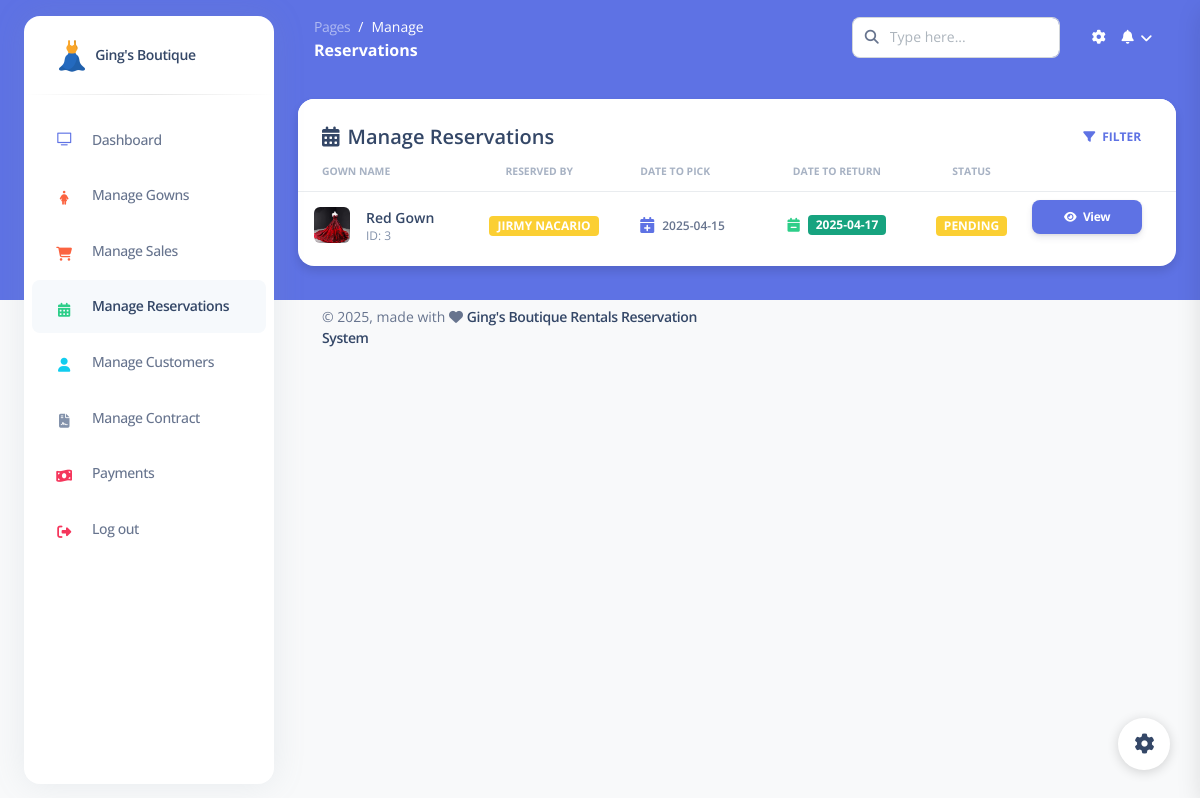
Screenshot of /pages/manage_reservations.php (signed in) with the database file from the repository.
### tables this page shows
CREATE TABLE `reservations` (
  `reservation_id` int(11) NOT NULL,
  `customer_id` int(11) DEFAULT NULL,
  `gown_id` int(11) DEFAULT NULL,
  `start_date` date NOT NULL,
  `end_date` date NOT NULL,
  `status` enum('pending','confirmed','completed','canceled','tosig') DEFAULT 'pending',
  `total_price` decimal(10,2) NOT NULL,
  `payment_status` enum('unpaid','paid','partial') DEFAULT 'unpaid',
  `created_at` timestamp NOT NULL DEFAULT current_timestamp()
);

CREATE TABLE `gowns` (
  `gown_id` int(11) NOT NULL,
  `name` varchar(100) NOT NULL,
  `category` varchar(60) NOT NULL DEFAULT 'wedding',
  `size` varchar(10) NOT NULL,
  `color` varchar(50) DEFAULT NULL,
  `price` decimal(10,2) NOT NULL,
  `availability_status` enum('available','rented','maintenance') DEFAULT 'available',
  `main_image` varchar(255) DEFAULT NULL,
  `img1` varchar(255) NOT NULL,
  `img2` varchar(255) NOT NULL,
  `img3` varchar(255) NOT NULL,
  `description` text DEFAULT NULL,
  `created_at` timestamp NOT NULL DEFAULT current_timestamp()
);

CREATE TABLE `users` (
  `user_id` int(11) NOT NULL,
  `full_name` varchar(100) NOT NULL,
  `email` varchar(100) NOT NULL,
  `password` varchar(255) NOT NULL,
  `phone_number` varchar(15) DEFAULT NULL,
  `address` text DEFAULT NULL,
  `created_at` timestamp NOT NULL DEFAULT current_timestamp(),
  `user_type` varchar(60) DEFAULT NULL,
  `profile` varchar(200) NOT NULL,
  `otp` varchar(100) NOT NULL,
  `status` varchar(40) NOT NULL
);

### pages/manage_reservations.php (the view, shortened to what this page needs)
<?php
include ('process/config.php');
?>
<!DOCTYPE html>
<html lang="en">
  <?php include ('header.php'); ?>
</head>
<body class="g-sidenav-show   bg-gray-100">
  <aside class="sidenav bg-white navbar navbar-vertical navbar-expand-xs border-0 border-radius-xl my-3 fixed-start ms-4 " id="sidenav-main">
    <div class="sidenav-header">
      <a class="navbar-brand m-0" href="#" target="_blank">
        <img src="images/dress.png" class="navbar-brand-img h-100" alt="main_logo">
        <span class="ms-1 font-weight-bold">Ging's Boutique</span>
      </a>
    </div>
    <hr class="horizontal dark mt-0">
    <div class="collapse navbar-collapse  w-auto " id="sidenav-collapse-main">
      <ul class="navbar-nav">
        <li class="nav-item">
          <a class="nav-link" href="dashboard.php">
            <div class="icon icon-shape icon-sm border-radius-md text-center me-2 d-flex align-items-center justify-content-center">
              <i class="ni ni-tv-2 text-primary text-sm opacity-10"></i>
            </div>
            <span class="nav-link-text ms-1">Dashboard</span>
          </a>
        </li>
        <li class="nav-item">
          <a class="nav-link" href="manage_gowns.php">
            <div class="icon icon-shape icon-sm border-radius-md text-center me-2 d-flex align-items-center justify-content-center">
              <i class="fa fa-female text-warning text-sm opacity-10"></i>
            </div>
            <span class="nav-link-text ms-1">Manage Gowns</span>
          </a>
        </li>
        <li class="nav-item">
          <a class="nav-link" href="manage_sales.php">
            <div
              class="icon icon-shape icon-sm border-radius-md text-center me-2 d-flex align-items-center justify-content-center">
              <i class="fa fa-shopping-cart text-warning text-sm opacity-10"></i>
            </div>
            <span class="nav-link-text ms-1">Manage Sales</span>
          </a>
        </li>
        <li class="nav-item">
          <a class="nav-link active" href="manage_reservations.php">
            <div class="icon icon-shape icon-sm border-radius-md text-center me-2 d-flex align-items-center justify-content-center">
              <i class="fa fa-calendar-alt text-success text-sm opacity-10"></i>
            </div>
            <span class="nav-link-text ms-1">Manage Reservations</span>
          </a>
        </li>
        <li class="nav-item">
          <a class="nav-link " href="manage_customers.php">
            <div class="icon icon-shape icon-sm border-radius-md text-center me-2 d-flex align-items-center justify-content-center">
              <i class="fa fa-user text-info text-sm opacity-10"></i>
            </div>
            <span class="nav-link-text ms-1">Manage Customers</span>
          </a>
        </li>
        <li class="nav-item">
          <a class="nav-link" href="manage_contract.php">
            <div class="icon icon-shape icon-sm border-radius-md text-center me-2 d-flex align-items-center justify-content-center">
              <i class="fa fa-file-contract text-secondary text-sm opacity-10"></i>
            </div>
            <span class="nav-link-text ms-1">Manage Contract</span>
          </a>
        </li>
        <li class="nav-item">
          <a class="nav-link " href="payments.php">
            <div class="icon icon-shape icon-sm border-radius-md text-center me-2 d-flex align-items-center justify-content-center">
              <i class="fa fa-money-bill-wave text-danger text-sm opacity-10"></i>
            </div>
            <span class="nav-link-text ms-1">Payments</span>
          </a>
        </li>
        <li class="nav-item">
          <a class="nav-link " href="logout.php">
            <div class="icon icon-shape icon-sm border-radius-md text-center me-2 d-flex align-items-center justify-content-center">
              <i class="fa fa-sign-out-alt text-danger text-sm opacity-10"></i>
            </div>
            <span class="nav-link-text ms-1">Log out</span>
          </a>
        </li>
      </ul>
    </div>
  </aside>
  <main class="main-content position-relative border-radius-lg ">
    <nav class="navbar navbar-main navbar-expand-lg px-0 mx-4 shadow-none border-radius-xl " id="navbarBlur" data-scroll="false">
      <div class="container-fluid py-1 px-3">
        <nav aria-label="breadcrumb">
          <ol class="breadcrumb bg-transparent mb-0 pb-0 pt-1 px-0 me-sm-6 me-5">
            <li class="breadcrumb-item text-sm"><a class="opacity-5 text-white" href="javascript:;">Pages</a></li>
            <li class="breadcrumb-item text-sm text-white active" aria-current="page">Manage</li>
          </ol>
          <h6 class="font-weight-bolder text-white mb-0">Reservations</h6>
        </nav>
        <div class="collapse navbar-collapse mt-sm-0 mt-2 me-md-0 me-sm-4" id="navbar">
          <div class="ms-md-auto pe-md-3 d-flex align-items-center">
            <div class="input-group">
              <span class="input-group-text text-body"><i class="fas fa-search" aria-hidden="true"></i></span>
              <input type="text" class="form-control" placeholder="Type here...">
            </div>
          </div>
          <ul class="navbar-nav  justify-content-end">
            <li class="nav-item px-3 d-flex align-items-center">
              <a href="javascript:;" class="nav-link text-white p-0">
                <i class="fa fa-cog fixed-plugin-button-nav cursor-pointer"></i>
              </a>
            </li>
            <li class="nav-item dropdown pe-2 d-flex align-items-center">
            <a href="javascript:;" class="nav-link text-white p-0 dropdown-toggle" id="dropdownMenuButton" data-bs-toggle="dropdown" aria-expanded="false">
                <i class="fa fa-bell cursor-pointer"></i>
            </a>
        </li>
          </ul>
        </div>
      </div>
    </nav>
    <div class="container-fluid py-4">
    <div class="row">
        <div class="col-12">
          <div class="card mb-4 shadow-sm">
            <div class="card-header text-white pb-0">
              <div class="d-flex justify-content-between align-items-center">
                <div>
                  <h5 class="mb-0"><i class="fa fa-calendar-alt me-2"></i>Manage Reservations</h5>
                </div>
                <div>
                  <span class="badge bg-white text-primary">
                    <i class="fa fa-filter me-1"></i> Filter
                  </span>
                </div>
              </div>
            </div>
            <div class="card-body px-0 pt-0 pb-2">
              <div class="table-responsive p-0">
                <table class="table align-items-center mb-0">
                  <thead>
                    <tr>
                      <th class="text-uppercase text-secondary text-xxs font-weight-bolder opacity-7">Gown Name</th>
                      <th class="text-uppercase text-secondary text-xxs font-weight-bolder opacity-7">Reserved By</th>
                      <th class="text-uppercase text-secondary text-xxs font-weight-bolder opacity-7 ps-2">Date to Pick</th>
                      <th class="text-center text-uppercase text-secondary text-xxs font-weight-bolder opacity-7">Date to Return</th>
                      <th class="text-center text-uppercase text-secondary text-xxs font-weight-bolder opacity-7">Status</th>
                      <th class="text-secondary opacity-7"></th>
                    </tr>
                  </thead>
                  <tbody>
                  <?php
                  $sql = "SELECT r.reservation_id, r.customer_id, r.gown_id, r.start_date, r.end_date, r.total_price, r.status, g.name, g.main_image, u.full_name
            FROM reservations r JOIN gowns g ON r.gown_id = g.gown_id JOIN users u ON r.customer_id = u.user_id WHERE r.status = 'pending'";
                  $result = $conn->query($sql);
                  if ($result->num_rows > 0) {
                    while ($row = $result->fetch_assoc()) {
                      $main_image = 'uploads/' . basename($row['main_image']);
                      $name = $row['name'];
                      $start_date = $row['start_date'];
                      $end_date = $row['end_date'];
                      $status = $row['status'];
                      $reservation_id = $row['reservation_id'];
                      $full_name = $row['full_name'];
                      ?>
                    <tr>
                    <td>
                        <div class="d-flex px-2 py-1">
                            <div>
                                <img src="<?php echo $main_image; ?>" class="avatar avatar-sm me-3 rounded" alt="<?php echo htmlspecialchars($name); ?>">
                            </div>
                            <div class="d-flex flex-column justify-content-center">
                                <h6 class="mb-0 text-sm font-weight-bold"><?php echo htmlspecialchars($name); ?></h6>
                                <p class="text-xs text-secondary mb-0">ID: <?php echo $reservation_id; ?></p>
                            </div>
                        </div>
                    </td>
                    <td class="text-sm">
                        <span class="badge badge-sm bg-gradient-warning text-white"><?php echo htmlspecialchars($full_name); ?></span>
                    </td>
                    <td>
                        <div class="d-flex align-items-center">
                            <i class="fa fa-calendar-plus text-primary me-2"></i>
                            <p class="text-xs font-weight-bold mb-0"><?php echo htmlspecialchars($start_date); ?></p>
                        </div>
                    </td>
                    <td class="align-middle text-center text-sm">
                        <div class="d-flex align-items-center justify-content-center">
                            <i class="fa fa-calendar-minus text-success me-2"></i>
                            <span class="badge badge-sm bg-gradient-success text-white"><?php echo htmlspecialchars($end_date); ?></span>
                        </div>
                    </td>
                    <td class="align-middle text-center">
                        <?php
                        $statusClass = '';
                        if ($status == 'pending') {
                          $statusClass = 'bg-gradient-warning';
                        } elseif ($status == 'approved') {
                          $statusClass = 'bg-gradient-success';
                        } elseif ($status == 'rejected') {
                          $statusClass = 'bg-gradient-danger';
                        } elseif ($status == 'completed') {
                          $statusClass = 'bg-gradient-info';
                        }
                        ?>
                        <span class="badge badge-sm <?php echo $statusClass; ?> text-white"><?php echo htmlspecialchars($status); ?></span>
                    </td>
                    <td class="align-middle">
                        <a class="btn btn-primary btn-sm" href="view_reservation.php?reservation_id=<?php echo $row['reservation_id']; ?>">
                            <i class="fas fa-eye me-1"></i> View
                        </a>
                    </td>
                    </tr>
                    <?php
                    }
                  } else {
                    echo "<tr><td colspan='6' class='text-center align-middle py-4'><div class='d-flex flex-column align-items-center'><img src='images/folder.png' class='img-fluid mb-3' style='max-width: 100px;' alt='Empty Image'><p class='text-danger mb-0'>No Reservations Found</p></div></td></tr>";
                  }
                  ?>
                  </tbody>
                </table>
              </div>
            </div>
          </div>
        </div>
      <?php include ('footer.php'); ?>
    </div>
  </main>
  <div class="fixed-plugin">
    <a class="fixed-plugin-button text-dark position-fixed px-3 py-2">
      <i class="fa fa-cog py-2"> </i>
    </a>
  </div>
</body>
</html>

### assets/css/nucleo-svg.css (style rules this page uses)
.icon { display: inline-block; color: #111111; height: 1em; width: 1em; }
.icon-sm { height: 0.8em; width: 0.8em; }
.icon { fill: currentColor; stroke: none; }

### pages/manage_reservations.php (style rules this page uses)
.badge-sm { padding: 0.25rem 0.5rem; font-size: 0.75rem; border-radius: 0.25rem; }
.bg-gradient-success { background: linear-gradient(310deg, #17a37f 0%, #17a37f 100%); }
.bg-gradient-warning { background: linear-gradient(310deg, #fbcf33 0%, #fbcf33 100%); }

### rows the page displays
reservations: gown.main_image (picture), gown.name "Red Gown", reservation_id "3", customer.full_name "JIRMY NACARIO", start_date "2025-04-15", end_date "2025-04-17", status "PENDING"
